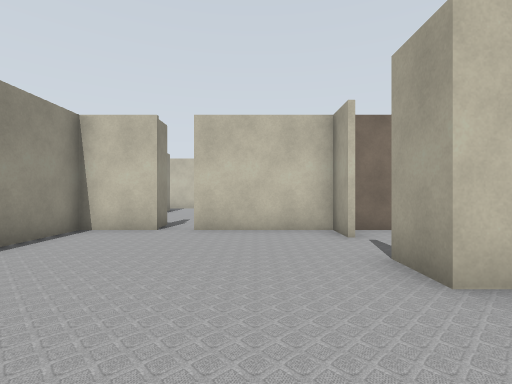
view 1 (above)

20 first-person views from a walk through a robot-simulator world made for Gazebo. The camera is 0.94 m above the floor, looks level and sees 85° across. The lines on the ground mark 1 m squares. The floor is counted in squares, 1 m on a side. Each view is taken from the middle of a square. On the plan, view 1 faces up. The plan holds only what a view shows up to about 11 squares ahead; the rest is blank. The place goes on beyond the plan.

view 2
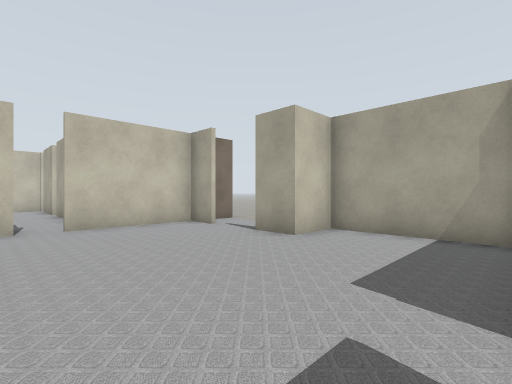

view 3
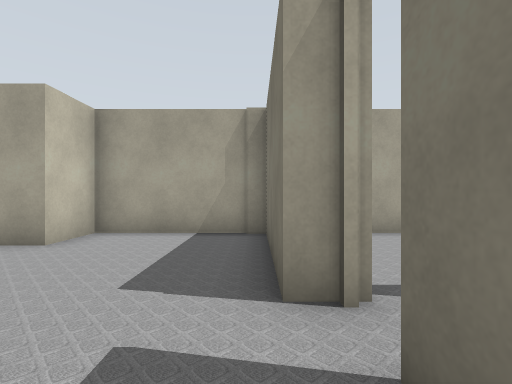

view 4
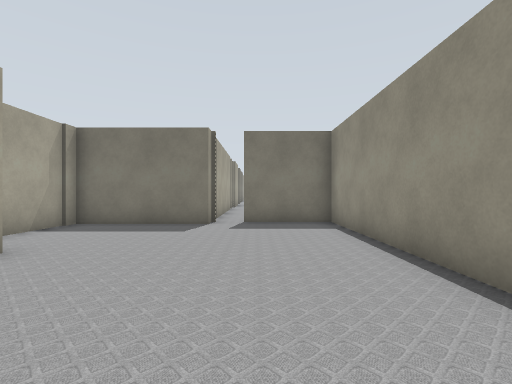

view 5
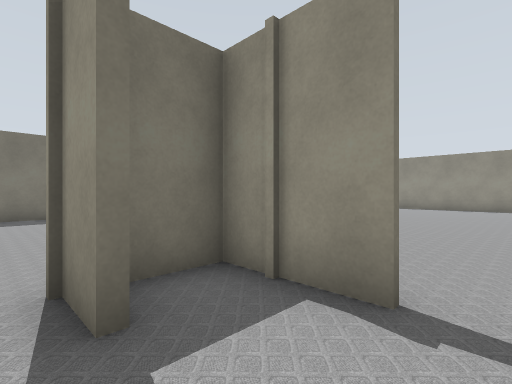

view 6
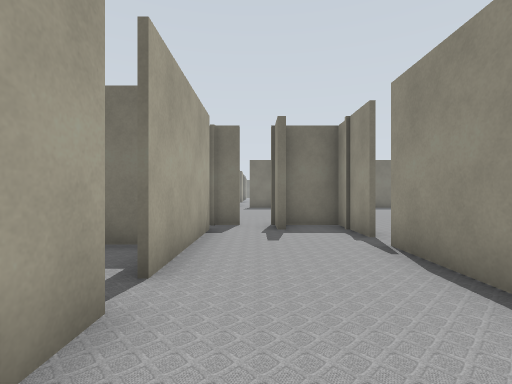

view 7
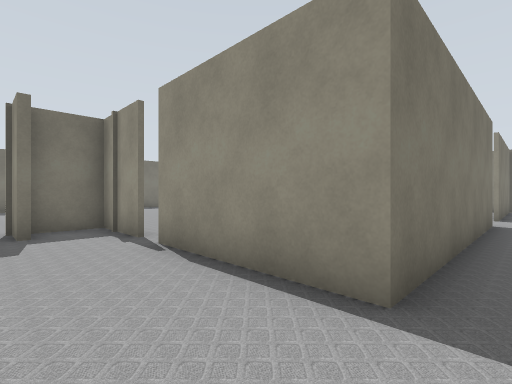

view 8
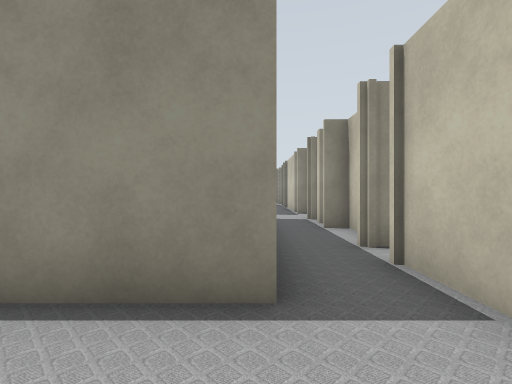

view 9
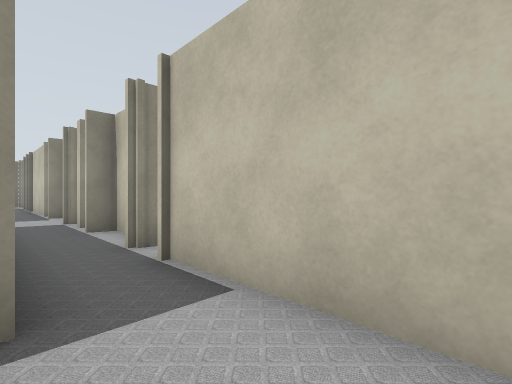

view 10
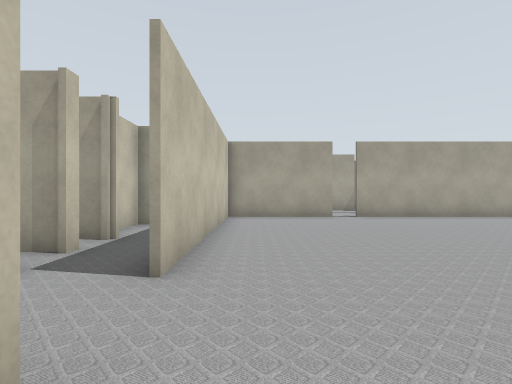

view 11
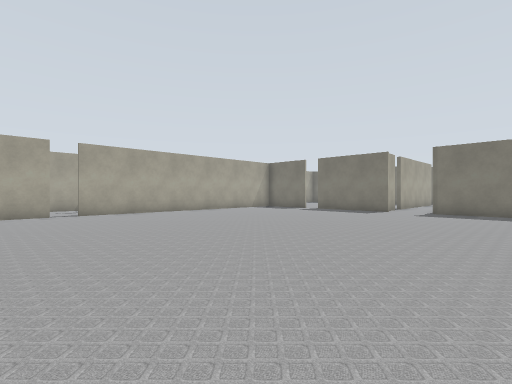

view 12
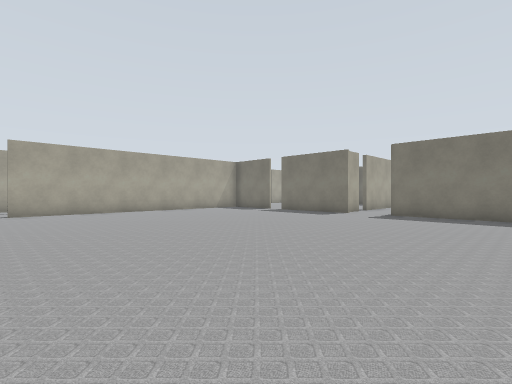

view 13
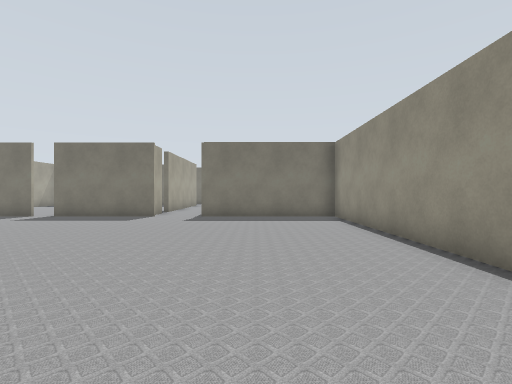

view 14
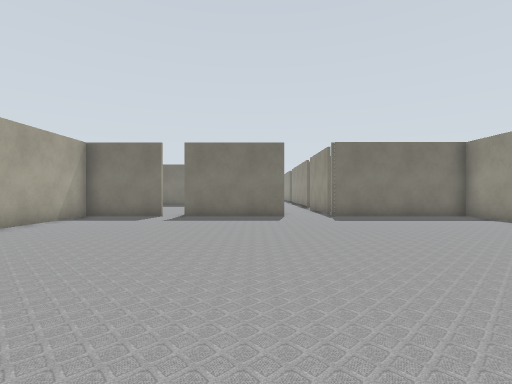

view 15
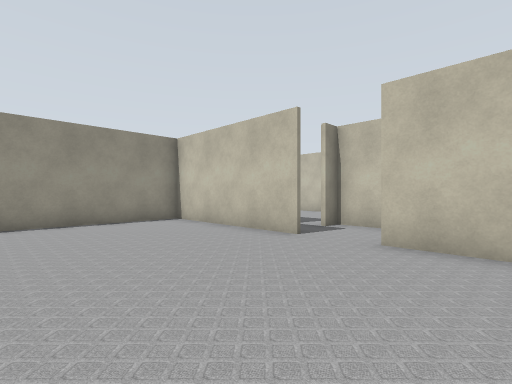

view 16
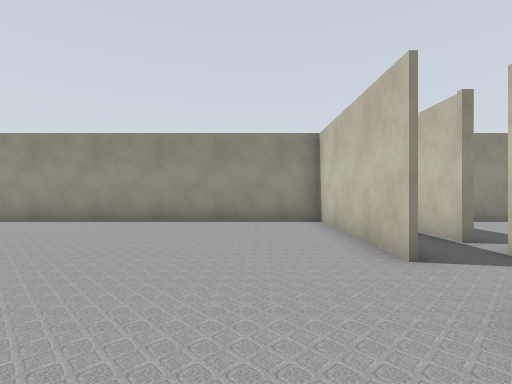

view 17
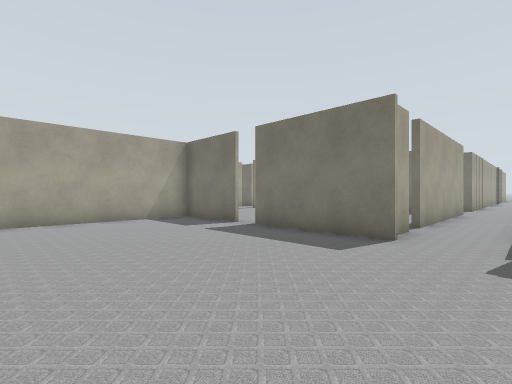

view 18
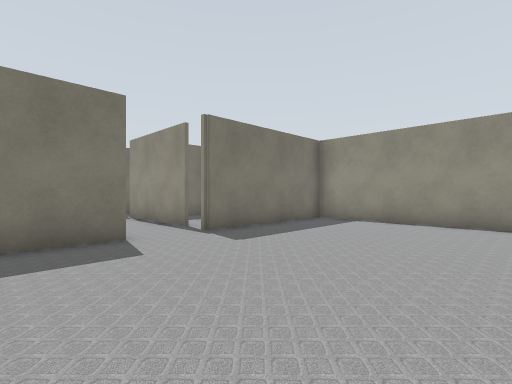

view 19
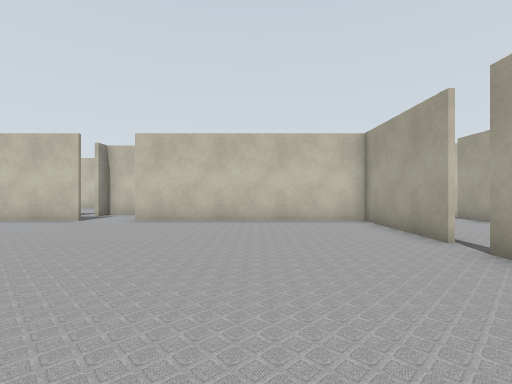

view 20
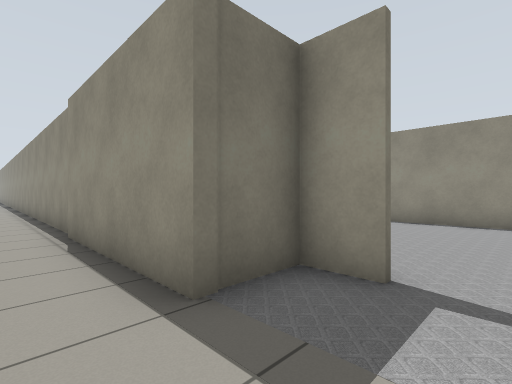

### Floor plan
Points are (right, up) in squares from view 1. A wall is a line through its corners. A room is listed if a view was taken in it or the views show most of it. See-through windows are left out.
Room 1 (views 1, 2, 3, 20)
walls: (3.7, -2.5) (3.7, -3.9); (-0.6, -1.8) (-0.6, -1.2) (3.4, -1.2) (3.4, 2.7) (1.9, 2.7) (1.9, 4); (2, 4) (2, 2.8) (3.7, 2.8) (3.7, -1.9); (3.7, -4) (3.7, -4.8); (1.9, 5.8) (1.9, 7); (-4, -1.7) (-1.5, -1.7); (3.8, 6.9) (-1.6, 6.9); (-2.5, 6.9) (-4.4, 6.9); (-4.4, 9.2) (-4.4, -1.8)
ways out: opening at (-2, 6) to room 2
Room 2 (views 4, 5, 6, 7, 8, 9)
walls: (-0.8, 12.8) (-0.8, 15); (-2, 15.9) (-5.8, 15.9); (-2.5, 8) (-2.5, 6.9); (-0.8, 8) (-0.8, 12); (-7.4, 14.2) (-4.4, 14.2) (-4.4, 10.1)
ways out: opening at (-2, 6) to room 1; gap at (-4, 9.5) to room 3; opening at (-7, 15) to room 4
Room 3 (views 10, 11, 12, 13, 14, 15, 16, 17, 18, 19)
walls: (-12.1, -1.7) (-8.2, -1.7); (-13.6, 14.1) (-19, 14.1) (-19, -1.7) (-13.9, -1.7); (-4.5, 10) (-4.5, 14.1) (-12, 14.1); (-7.5, -1.7) (-4, -1.7); (-14, -2.8) (-14, -6.6); (-11.9, -3.2) (-11.9, -2.4); (-4.5, -1.8) (-4.5, 9.2); (-11.9, -6.6) (-11.9, -4.1)
ways out: gap at (-4, 9.5) to room 2; opening at (-12.5, 14) to room 4; opening at (-13, -6)
Room 4 (no view inside)
walls: (-11.9, 14.2) (-7.4, 14.2); (-6.9, 16) (-6.9, 16.4) (-9.3, 16.4) (-9.3, 15.8)
ways out: opening at (-7, 15) to room 2; opening at (-12.5, 14) to room 3; opening at (-12, 15)

Where each view was taken, in squares from view 1:
view 1: 0 up, 0 right, facing up
view 2: 1 down, 3 left, facing up-right
view 3: 1 down, 3 left, facing right
view 4: 7 up, 2 left, facing down
view 5: 10 up, 2 left, facing down-left
view 6: 15 up, 2 left, facing down
view 7: 15 up, 2 left, facing down-left
view 8: 14 up, 2 left, facing left
view 9: 14 up, 2 left, facing up-left
view 10: 13 up, 15 left, facing right
view 11: 12 up, 17 left, facing down-right
view 12: 10 up, 18 left, facing down-right
view 13: 9 up, 16 left, facing down
view 14: 9 up, 11 left, facing down
view 15: 9 up, 10 left, facing up-left
view 16: 12 up, 10 left, facing left
view 17: 4 up, 14 left, facing down-right
view 18: 4 up, 10 left, facing down-left
view 19: 5 up, 8 left, facing up
view 20: 5 up, 5 right, facing down-left
